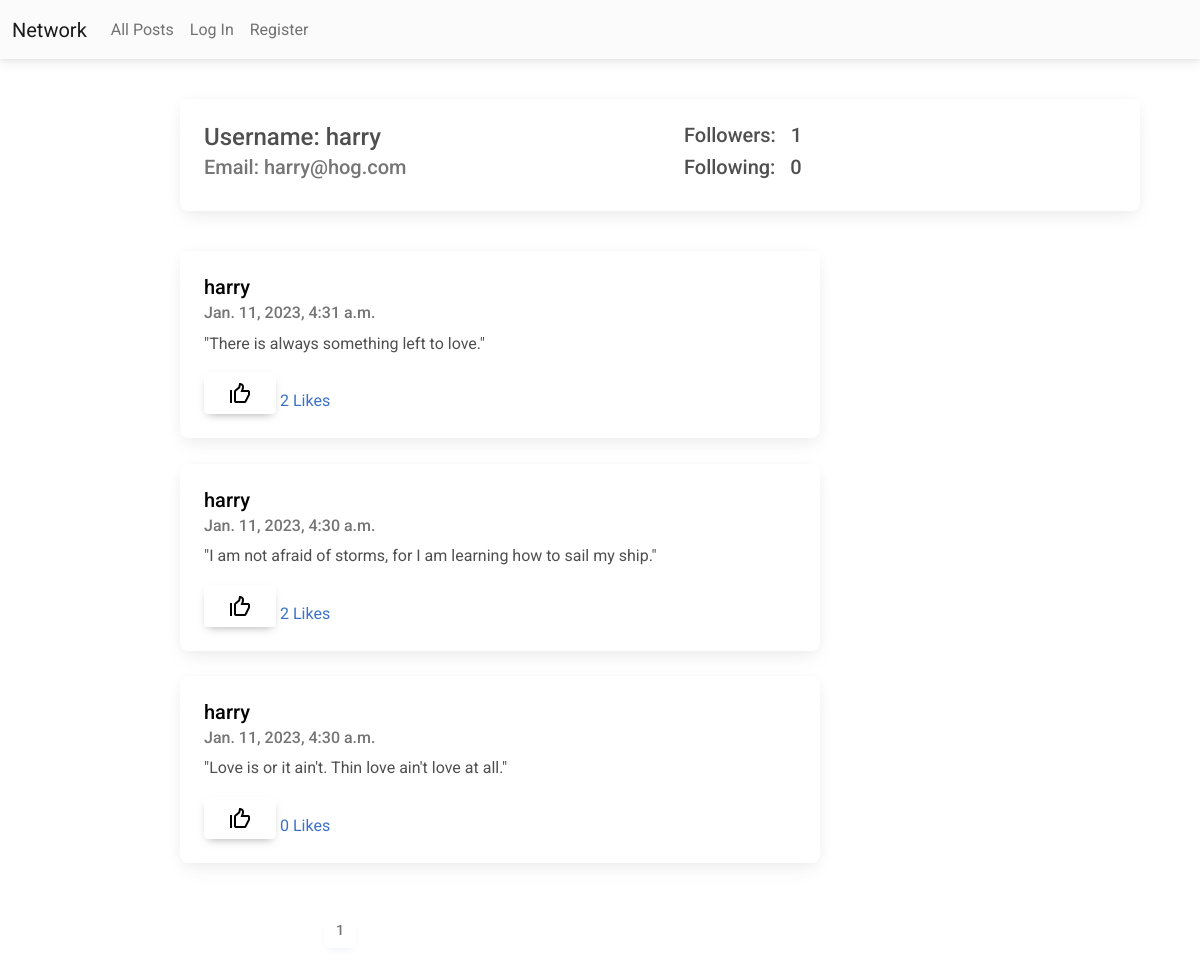
/profile/harry, run on an earlier commit of the app's database.
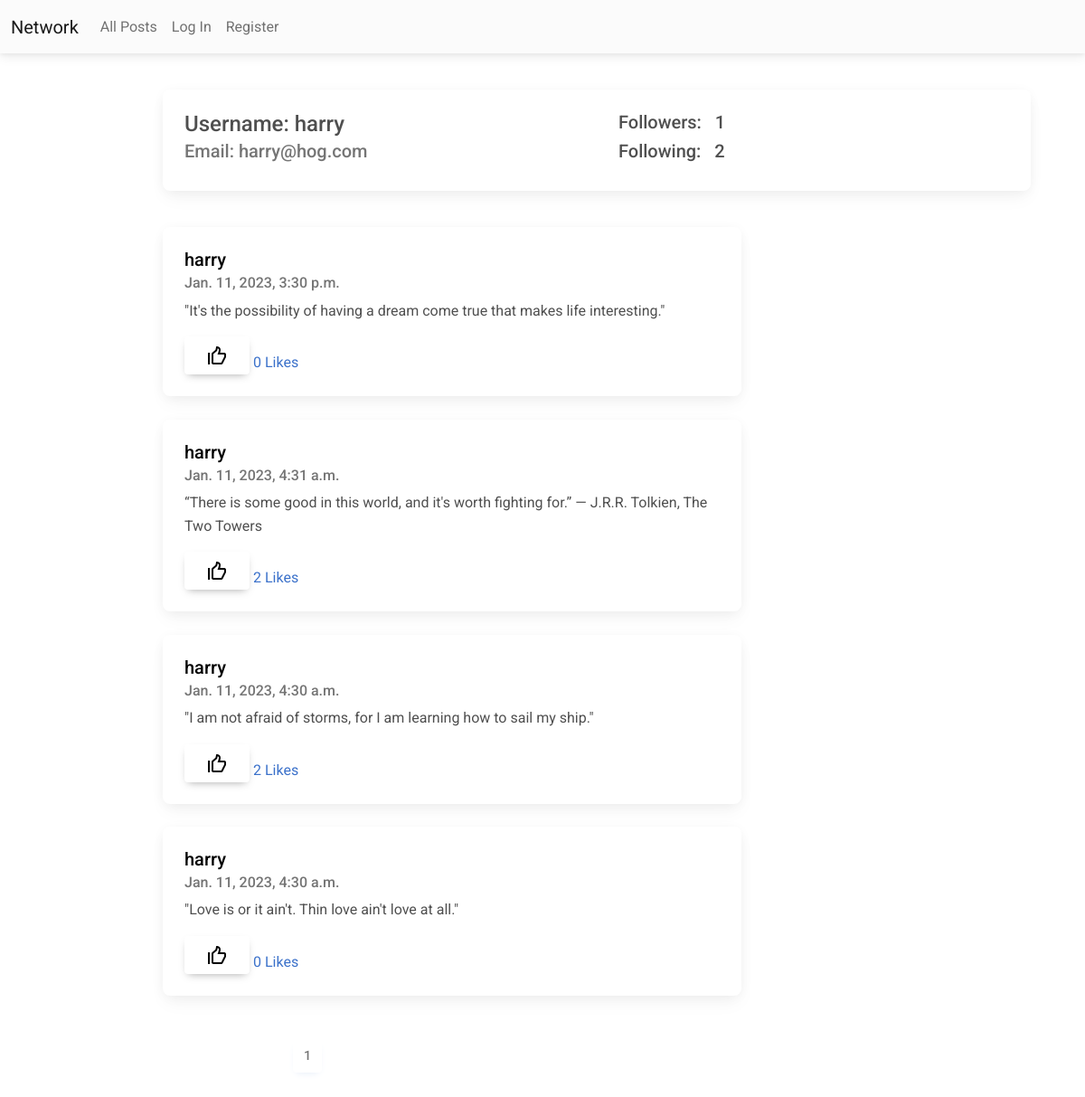
And on a later commit of the database.
### network/models.py (models this page shows, shortened)
class Post(models.Model):
    id = models.AutoField(primary_key=True)
    user = models.ForeignKey(User, on_delete=models.CASCADE, related_name="posts")
    content = models.TextField(blank=True)
    likes = models.ManyToManyField(User, blank=True, related_name="liked_posts")
    timestamp = models.DateTimeField(auto_now_add=True)

class User(AbstractUser):
    followers = models.ManyToManyField("User", blank=True, related_name="user_following")
    following = models.ManyToManyField("User", blank=True, related_name="user_followers")

### profilepage/views.py (the view)
# urls.py: path("<str:username>", views.profile, name="profile"),
def profile(request, username):
    profile = User.objects.get(username=username)
    followers = profile.followers.all()
    following = profile.following.all()
    posts = profile.posts.all().order_by('-timestamp')
    paginator = Paginator(posts, 10)
    page_number = request.GET.get('page')
    page_obj = paginator.get_page(page_number)
    total_pages = range(1, paginator.num_pages+1)
    if request.user in followers:
        is_follower = True
    else:
        is_follower = False
    context={'profile': profile, 'followers': followers, 'following': following, 'page_obj': page_obj, 'total_pages': total_pages, 'is_follower': is_follower}
    return render(request, "profilepage/profile.html", context=context)

### profilepage/templates/profilepage/profile.html (shortened to what this page needs)
{% extends "network/layout.html" %}
{% load static %}
{% block body %}
    <div class="userdetails">
        <div class="spacing">
            <div class="card mb-3" style="width: 60rem;">
                <div class="row g-0">
                    <div class="col-md-6">
                        <div class="card-body">
                            <h4 class="card-title">Username: {{ profile.username }}</h4>
                            <h5 class="card-subtitle mb-2 text-muted">Email: {{ profile.email }}</h5>
                        </div>
                    </div>
                    <div class="col-md-6">
                        <div class="card-body">
                            <h5 class="card-title">Followers: &nbsp; {{followers|length}}</h5>
                            <h5 class="card-title">Following: &nbsp; {{following|length}}</h5>
                        </div>
                    </div>
                </div>
            </div>
        </div>
    </div>
    <div class="userposts">
        <div class="spacing">
            {% for post in page_obj %}
                <div class="card">
                    <div class="card-body" id="post-{{post.pk}}">
                        <a class="post_user" href="{% url 'profile' post.user %}"><h5 class="card-title">{{post.user}}</h5></a>
                        <h6 class="card-subtitle mb-2 text-muted">{{ post.timestamp }}</h6>
                        <p id="content-{{post.pk}}"class="card-text">{{ post.content }}</p>
                        {% if user in post.likes.all %}
                            <input id="like-{{post.pk}}" type="image" data-postid={{post.pk}} data-status="liked" src="{% static 'network/img/liked.png' %}" class="like btn">
                        {% else %}
                            <input id="like-{{post.pk}}" type="image" data-postid={{post.pk}} data-status="unliked" src="{% static 'network/img/unliked.png' %}" class="like btn">
                        {% endif %}
                        <a href="#" id="nooflikes-{{post.pk}}" class="card-link">
                            {{ post.likes.all.count }} Likes &nbsp
                        </a>
                    </div>
                </div>
                <br>
            {% endfor %}
            <nav id="pagination">
                <ul class="pagination">
                    {% for page in total_pages %}
                        {% if page_obj.number == page %}
                            <li class="page-item active disabled"><a class="page-link" href="#">{{ page }}</a></li>
                        {% else %}
                            <li class="page-item"><a class="page-link" href="?page={{page}}">{{ page }}</a></li>
                        {% endif %}
                    {% endfor %}
                </ul>
            </nav>
        </div>
    </div>
{% endblock %}

What changed in the data, as far as the page shows it:
added Post: user "harry", timestamp "Jan. 11, 2023, 3:30 p.m.", content "\"It's the possibility of having a dream come true that makes life interesting.\"", likes.all.count "0"
changed Post: content "\"There is always something left to love.\"" → "“There is some good in this world, and it's worth fighting for.” — J.R.R. Tolkien, The Two Towers"
Also different on the page:
{{ following|length }}: "0" → "2"
